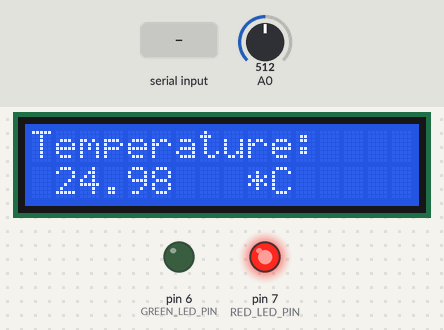
Recording of a sketch running on a simulated Arduino Uno, built with avr-gcc and run on an emulated ATmega328P. Shown: 16×2 character LCD, output pins drawn as LEDs (lit = HIGH). Inputs (shaded band) come from the test bench; at power-on: A0 = 512. What the sketch prints to the serial monitor is not drawn.

Above: at 1.2 s.
1.3 s: "G" received over Serial
At 2.4 s:
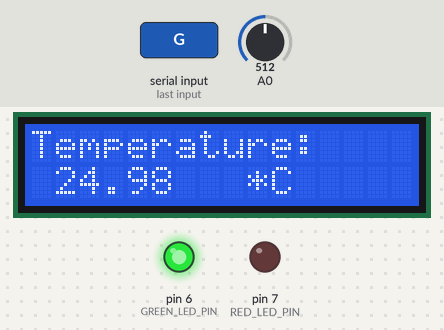
4.0 s: A0 set to 716
At 5.1 s:
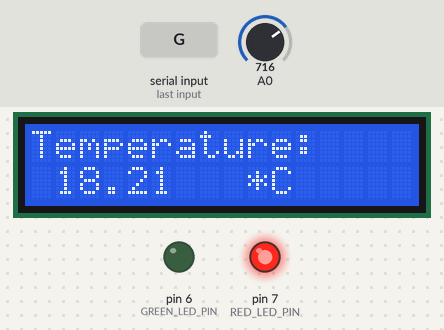
6.0 s: A0 set to 900
At 7.7 s:
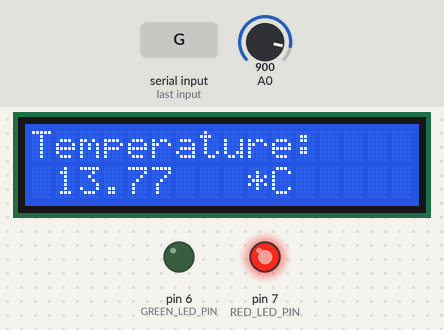
8.0 s: A0 set to 1023
At 9.6 s:
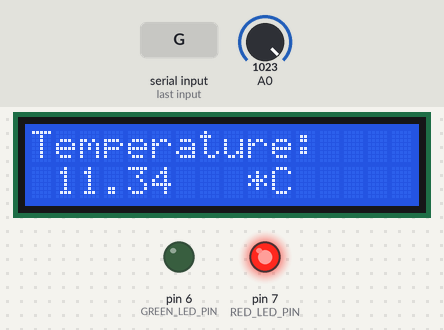
Timing chart, 0 to 11.0 s (numbered marks = the images above; inputs shaded):
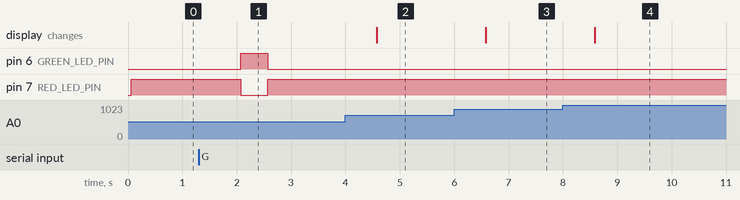

The sketch:

Temperature.ino
```cpp
#include <math.h>
#include <LiquidCrystal.h>

int RED_LED_PIN = 7;
int GREEN_LED_PIN = 6;

LiquidCrystal lcd(13, 12, 11, 10, 9, 8);
int minute = 1;
char data = 'S';
float voltage, temperature;

void setup() {

  Serial.begin(9600);
  pinMode(RED_LED_PIN, OUTPUT);
  pinMode(GREEN_LED_PIN, OUTPUT);
  lcd.begin(16, 2);
  lcd.print("Temperature: ");
  redLedOn();
}

void loop() {
  voltage = analogRead(A0) * 5.0 / 1023;
  temperature = 1.0 / (log(voltage / 2.5) / 4300.0 + 1.0 / 298.0) - 273;

    lcd.setCursor(1, 1);
    lcd.print(temperature);
    lcd.print("   *C");

  data = Serial.read();

  switch(data){
    case 'G': greenLedOn(); break;
    case 'S': redLedOn(); break;
  }

  delay(1000);
}

void redLedOn(){
  digitalWrite(GREEN_LED_PIN, LOW);
  digitalWrite(RED_LED_PIN, HIGH);
}
void greenLedOn(){
    digitalWrite(RED_LED_PIN, LOW);
    digitalWrite(GREEN_LED_PIN, HIGH);

    delay(500);
    Serial.println(temperature);
    digitalWrite(GREEN_LED_PIN, LOW);
    digitalWrite(RED_LED_PIN, HIGH);
  }
```

Measured:
- after the input at 1.3 s, pin 6 (GREEN_LED_PIN): LOW → HIGH after 0.77 s, → LOW 0.50 s later; pin 7 (RED_LED_PIN): HIGH → LOW after 0.77 s, → HIGH 0.50 s later
- after the input at 4.0 s, the display: changes after 0.58 s (image 2)
- after the input at 6.0 s, the display: changes after 0.58 s (image 3)
- after the input at 8.0 s, the display: changes after 0.58 s (image 4)
